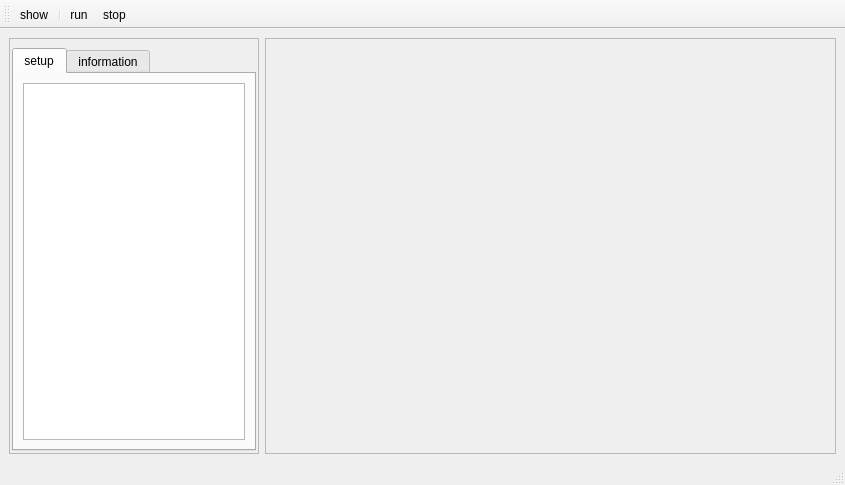
<?xml version="1.0" encoding="UTF-8"?>
<ui version="4.0">
 <class>MainWindow</class>
 <widget class="QMainWindow" name="MainWindow">
  <property name="geometry">
   <rect>
    <x>0</x>
    <y>0</y>
    <width>845</width>
    <height>485</height>
   </rect>
  </property>
  <property name="windowTitle">
   <string>MainWindow</string>
  </property>
  <widget class="QWidget" name="centralwidget">
   <layout class="QHBoxLayout" name="horizontalLayout">
    <item>
     <widget class="QFrame" name="frame">
      <property name="minimumSize">
       <size>
        <width>250</width>
        <height>0</height>
       </size>
      </property>
      <property name="maximumSize">
       <size>
        <width>250</width>
        <height>16777215</height>
       </size>
      </property>
      <property name="frameShape">
       <enum>QFrame::StyledPanel</enum>
      </property>
      <property name="frameShadow">
       <enum>QFrame::Raised</enum>
      </property>
      <layout class="QVBoxLayout" name="verticalLayout_2">
       <property name="spacing">
        <number>1</number>
       </property>
       <property name="leftMargin">
        <number>2</number>
       </property>
       <property name="rightMargin">
        <number>2</number>
       </property>
       <property name="bottomMargin">
        <number>2</number>
       </property>
       <item>
        <widget class="QTabWidget" name="tabWidget">
         <property name="currentIndex">
          <number>0</number>
         </property>
         <widget class="QWidget" name="tab">
          <attribute name="title">
           <string>setup</string>
          </attribute>
          <layout class="QVBoxLayout" name="verticalLayout_3">
           <item>
            <widget class="QTreeWidget" name="treeWidget">
             <property name="alternatingRowColors">
              <bool>true</bool>
             </property>
             <property name="selectionMode">
              <enum>QAbstractItemView::SingleSelection</enum>
             </property>
             <property name="selectionBehavior">
              <enum>QAbstractItemView::SelectItems</enum>
             </property>
             <property name="headerHidden">
              <bool>true</bool>
             </property>
             <column>
              <property name="text">
               <string notr="true">1</string>
              </property>
             </column>
            </widget>
           </item>
          </layout>
         </widget>
         <widget class="QWidget" name="tab_2">
          <attribute name="title">
           <string>information</string>
          </attribute>
          <layout class="QGridLayout" name="gridLayout">
           <item row="0" column="0">
            <widget class="QLabel" name="label">
             <property name="font">
              <font>
               <pointsize>12</pointsize>
              </font>
             </property>
             <property name="text">
              <string>device</string>
             </property>
            </widget>
           </item>
           <item row="0" column="1">
            <widget class="QLineEdit" name="name"/>
           </item>
           <item row="1" column="0">
            <widget class="QLabel" name="label_2">
             <property name="font">
              <font>
               <pointsize>12</pointsize>
              </font>
             </property>
             <property name="text">
              <string>lot number</string>
             </property>
            </widget>
           </item>
           <item row="1" column="1">
            <widget class="QLineEdit" name="lotNum"/>
           </item>
           <item row="2" column="0">
            <widget class="QLabel" name="label_5">
             <property name="font">
              <font>
               <pointsize>12</pointsize>
              </font>
             </property>
             <property name="text">
              <string>serial number</string>
             </property>
            </widget>
           </item>
           <item row="2" column="1">
            <widget class="QLineEdit" name="sn"/>
           </item>
           <item row="3" column="0">
            <widget class="QLabel" name="label_6">
             <property name="font">
              <font>
               <pointsize>12</pointsize>
              </font>
             </property>
             <property name="text">
              <string>comment</string>
             </property>
            </widget>
           </item>
           <item row="3" column="1">
            <widget class="QLineEdit" name="comment"/>
           </item>
           <item row="4" column="0">
            <widget class="QLabel" name="label_7">
             <property name="font">
              <font>
               <pointsize>12</pointsize>
              </font>
             </property>
             <property name="text">
              <string>TextLabel</string>
             </property>
            </widget>
           </item>
           <item row="4" column="1">
            <widget class="QLineEdit" name="revNum"/>
           </item>
          </layout>
         </widget>
        </widget>
       </item>
      </layout>
     </widget>
    </item>
    <item>
     <widget class="QFrame" name="frame_2">
      <property name="frameShape">
       <enum>QFrame::StyledPanel</enum>
      </property>
      <property name="frameShadow">
       <enum>QFrame::Raised</enum>
      </property>
      <layout class="QVBoxLayout" name="verticalLayout">
       <property name="spacing">
        <number>2</number>
       </property>
       <property name="leftMargin">
        <number>2</number>
       </property>
       <property name="topMargin">
        <number>2</number>
       </property>
       <property name="rightMargin">
        <number>2</number>
       </property>
       <property name="bottomMargin">
        <number>2</number>
       </property>
       <item>
        <widget class="QStackedWidget" name="stackedWidget">
         <property name="currentIndex">
          <number>-1</number>
         </property>
        </widget>
       </item>
      </layout>
     </widget>
    </item>
   </layout>
  </widget>
  <widget class="QStatusBar" name="statusbar"/>
  <widget class="QToolBar" name="toolBar">
   <property name="windowTitle">
    <string>toolBar</string>
   </property>
   <attribute name="toolBarArea">
    <enum>TopToolBarArea</enum>
   </attribute>
   <attribute name="toolBarBreak">
    <bool>false</bool>
   </attribute>
   <addaction name="actionshow"/>
   <addaction name="separator"/>
   <addaction name="actionrun"/>
   <addaction name="actionstop"/>
  </widget>
  <action name="actionshow">
   <property name="checkable">
    <bool>true</bool>
   </property>
   <property name="icon">
    <iconset resource="../resource.qrc">
     <normaloff>:/toolMenu/actions/arrow-left.svg</normaloff>
     <normalon>:/toolMenu/actions/arrow-right.svg</normalon>:/toolMenu/actions/arrow-left.svg</iconset>
   </property>
   <property name="text">
    <string>show</string>
   </property>
  </action>
  <action name="actionrun">
   <property name="icon">
    <iconset resource="../resource.qrc">
     <normaloff>:/toolMenu/actions/play-circle.svg</normaloff>:/toolMenu/actions/play-circle.svg</iconset>
   </property>
   <property name="text">
    <string>run</string>
   </property>
  </action>
  <action name="actionstop">
   <property name="icon">
    <iconset resource="../resource.qrc">
     <normaloff>:/toolMenu/actions/stop-circle.svg</normaloff>:/toolMenu/actions/stop-circle.svg</iconset>
   </property>
   <property name="text">
    <string>stop</string>
   </property>
  </action>
 </widget>
 <resources>
  <include location="../resource.qrc"/>
 </resources>
 <connections/>
</ui>
